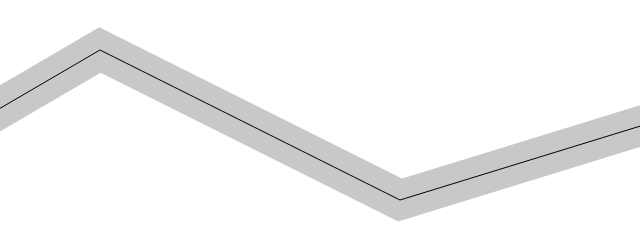
Frame 1 (no input)
Frame 60 (no input): identical to frame 1, image omitted
Frame 120 (the mouse pressed at the canvas centre since frame 60): identical to frame 1, image omitted

The p5.js sketch that drew this single still picture (run headless with seeded random() and noise() and a simulated clock; from frame 60 on, the mouse is pressed at the canvas centre):

// p5.js sketch
// ── sketch.js
// The Nature of Code
// Daniel Shiffman
// http://natureofcode.com

// Path Following
// Path is a just a straight line in this example
// Via Reynolds: // http://www.red3d.com/cwr/steer/PathFollow.html

// A path object (series of connected points)
let path;

function setup() {
  createCanvas(640, 240);
  path = new Path();
  path.addPoint(-20, height / 2);
  path.addPoint(100, 50);
  path.addPoint(400, 200);
  path.addPoint(width + 20, height / 2);
}

function draw() {
  background(255);
  // Display the path
  path.show();
}

// ── path.js
class Path {
  constructor() {
    this.radius = 20;
    //{!1} A path is now an array of points (p5.Vector objects).
    this.points = [];
  }

  //{!4} This method allows us to add points to the path.
  addPoint(x, y) {
    let pathPoint = createVector(x, y);
    this.points.push(pathPoint);
  }

  show() {
    //{!8} Draw a thicker gray line for the path radius.
    stroke(200);
    strokeWeight(this.radius * 2);
    noFill();
    beginShape();
    for (let pathPoint of this.points) {
      vertex(pathPoint.x, pathPoint.y);
    }
    endShape();

    //{!7} Draw a thin line for the path center.
    stroke(0);
    strokeWeight(1);
    beginShape();
    for (let pathPoint of this.points) {
      vertex(pathPoint.x, pathPoint.y);
    }
    endShape();
  }
}
